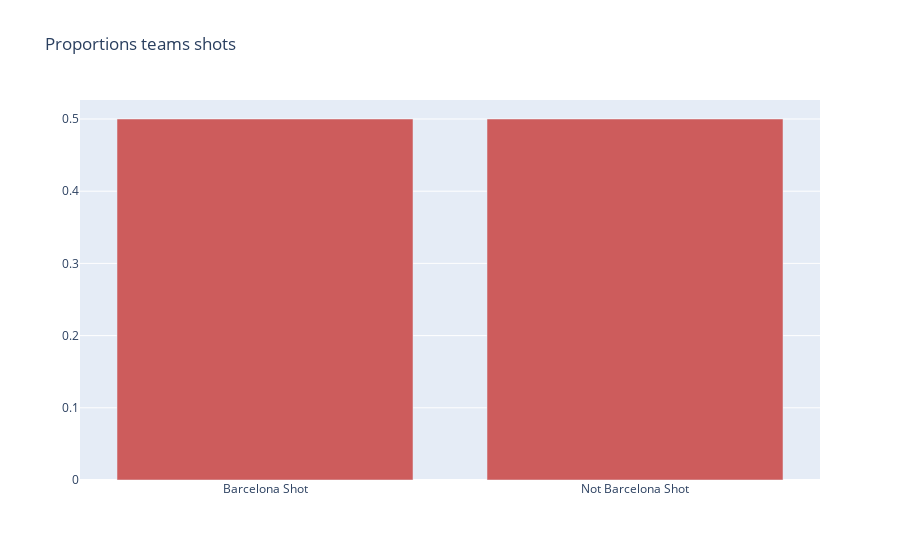

The notebook cell this image was saved under:
### Code cell
fig = go.Figure(go.Bar(x=['Barcelona Shot', 'Not Barcelona Shot'], 
                       y=pd.DataFrame(y_train_Smote_Barcelona.value_counts(normalize=True))['isBarcelonaShot'], 
                       marker_color='indianred'))
fig.update_layout(title_text = 'Proportions teams shots')
fig.show()

### Figure 1 — Plotly figure (JSON) as saved in the notebook; plotly's stock layout.template omitted (floating-point values rounded to 4 significant figures)
{"data": [{"marker": {"color": "indianred"}, "type": "bar", "x": ["Barcelona Shot", "Not Barcelona Shot"], "y": [0.5, 0.5]}], "layout": {"title": {"text": "Proportions teams shots"}}}
